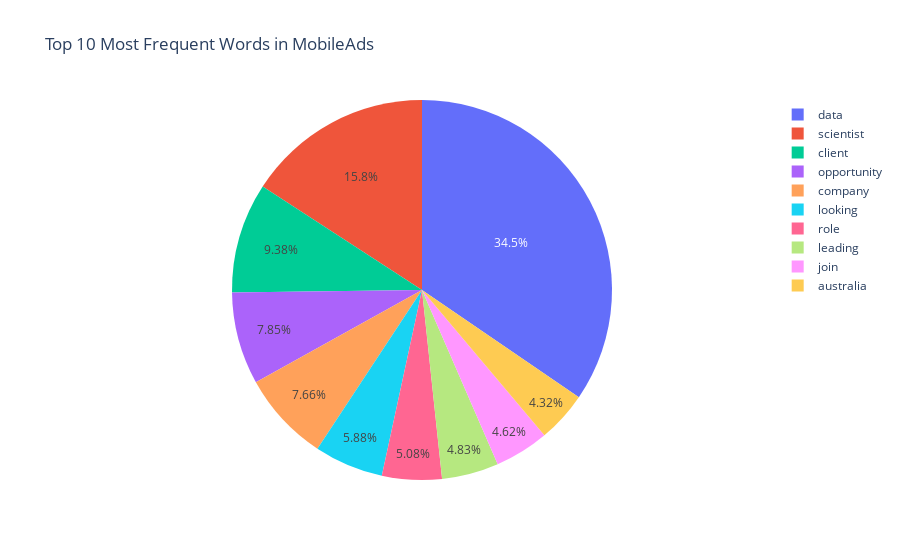

Notebook code for this chart:
### Code cell
import plotly.graph_objs as go

# Create a Pie chart with the top 10 most frequent words
fig = go.Figure(data=[go.Pie(labels=word_counts_df_mobile['word'][:10], values=word_counts_df_teaser ['count'][:10])])

# Set the title of the chart
fig.update_layout(title='Top 10 Most Frequent Words in MobileAds')

# Show the chart
fig.show()

### Figure 1 — Plotly figure (JSON) as saved in the notebook; plotly's stock layout.template omitted (floating-point values rounded to 4 significant figures)
{"data": [{"labels": ["data", "scientist", "client", "opportunity", "company", "looking", "role", "leading", "join", "australia"], "type": "pie", "values": [1944, 891, 528, 442, 431, 331, 286, 272, 260, 243]}], "layout": {"title": {"text": "Top 10 Most Frequent Words in MobileAds"}}}
